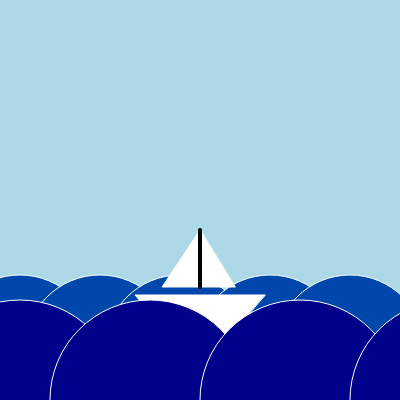
Frame 1 (no input)
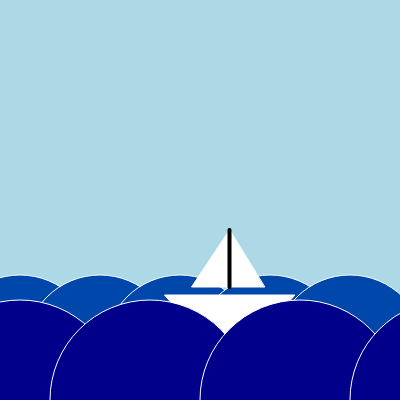
Frame 60 (no input)
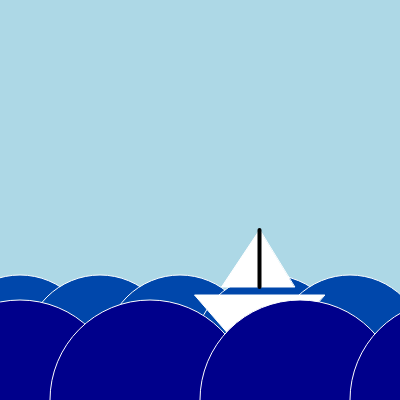
Frame 120 (the mouse pressed at the canvas centre since frame 60)

The p5.js sketch that drew these frames (run headless with seeded random() and noise() and a simulated clock; from frame 60 on, the mouse is pressed at the canvas centre):

// p5.js sketch
// ── sketch.js
//proviamo a muovere la barchetta
let boatX = 200; // Posizione iniziale della barchetta (centro orizzontale)
let boatSpeed = 0.5; // Velocità di movimento della barchetta

function setup() {
  createCanvas(400, 400);
}

function draw() {
  background("lightblue");
    //onde piccole
    stroke("no stroke")
    strokeWeight(1)
    fill("#0047ab");
    circle(20,350,150);
    fill("#0047ab");
    circle(100,350,150);
    fill("#0047ab");
    circle(180,350,150);
    fill("#0047ab");
    circle(270,350,150);
    fill("#0047ab");
    circle(350,350,150);
    //barchetta
    fill("white");
    triangle(boatX + 65, 295, boatX - 65, 295, boatX, 370);
    fill("white");
    triangle(boatX + 35, 287, boatX - 38, 287, boatX, 230);
    stroke("black");
    strokeWeight(4)
    line(boatX, 230, boatX, 287);
    //onde blu
    stroke("white")
    strokeWeight(1)
    fill("darkblue");
    circle(20,400,200);
    fill("darkblue");
    circle(150,400,200);
    fill("darkblue");
    circle(300,400,200);
    fill("darkblue");
    circle(450,400,200);

    
    
    // Muovi la barchetta
    boatX += boatSpeed; // Aumenta la posizione x della barchetta
    // Ripristina la posizione se esce dal canvas
    if (boatX > width + 50) { // Se la barchetta esce a destra
    boatX = -50; // Riportala a sinistra let boatSpeed = 0.5; // Velocità di movimento della barchetta
    }

}
